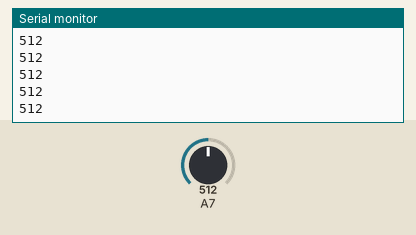
This sketch was run on a simulated Arduino Mega 2560, built with avr-gcc and run on an emulated ATmega2560. Parts: the last lines printed to the serial monitor. The test bench sets the inputs (shaded band); at power-on: A7 = 512.

Above: at 1.2 s.
1.3 s: A7 set to 716
At 2.0 s:
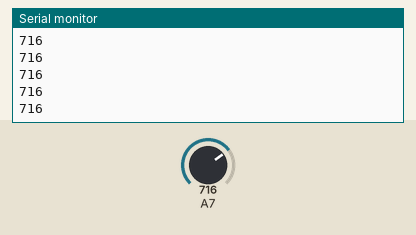
2.8 s: A7 set to 900
At 3.4 s:
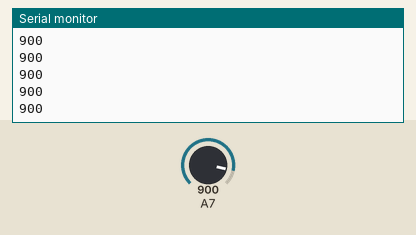
Timing chart, 0 to 5.8 s (numbered marks = the images above; inputs shaded):
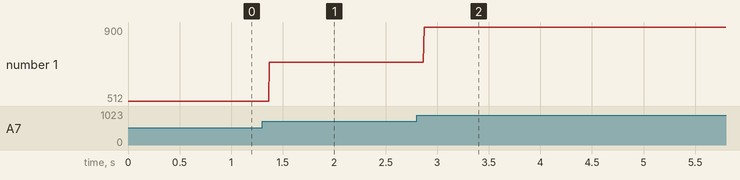

Measured:
- after the input at 1.3 s, the serial monitor: prints a new line after 0.07 s (image 1)
- after the input at 2.8 s, the serial monitor: prints a new line after 0.07 s (image 2)
- plotted number 1: 512 → 716 after the input at 1.3 s, 716 → 900 after the input at 2.8 s

The sketch:

lightSensorDemo.ino
```cpp
int rPin = 23;

void setup() {
  Serial.begin(9600);
  pinMode(rPin, INPUT);
}

void loop() {
  int val = analogRead(rPin);
  Serial.println(val);
}
```
